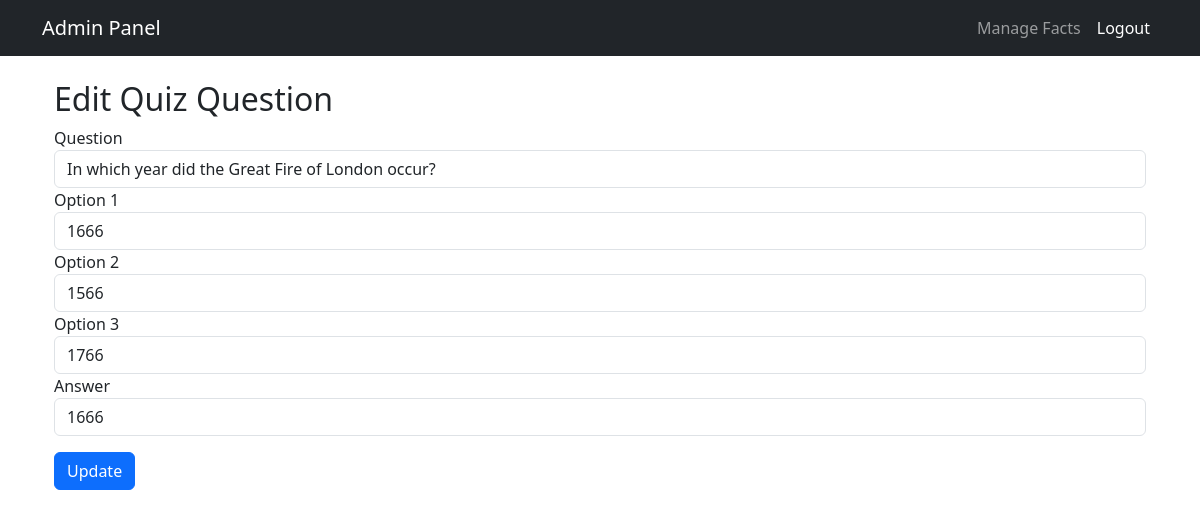
Screenshot of /admin/edit_quiz/1 (signed in) with the database file from the repository.
### app.py (models this page shows)
class Quiz(db.Model):
    id = db.Column(db.Integer, primary_key=True)
    question = db.Column(db.String(500), nullable=False)
    option1 = db.Column(db.String(200), nullable=False)
    option2 = db.Column(db.String(200), nullable=False)
    option3 = db.Column(db.String(200), nullable=False)
    answer = db.Column(db.String(200), nullable=False)

### app.py (the view, shortened to what this page needs)
@app.route('/admin/edit_quiz/<int:quiz_id>', methods=['GET', 'POST'])
@login_required
def edit_quiz(quiz_id):
    quiz = Quiz.query.get_or_404(quiz_id)
    if current_user.role != 'admin':
        flash("Unauthorized access!", "danger")
        return redirect(url_for('admin_dashboard'))
    return render_template('admin/edit_quiz.html', quiz=quiz)

### app.py (called while the page is built)
@login_manager.user_loader
def load_user(user_id):
    return User.query.get(int(user_id))

### templates/admin/edit_quiz.html
{% extends 'admin_base.html' %}
{% block content %}
<div class="container mt-4">
    <h2>Edit Quiz Question</h2>
    <form method="POST">
        <div class="form-group">
            <label>Question</label>
            <input type="text" name="question" class="form-control" value="{{ quiz.question }}" required>
        </div>
        <div class="form-group">
            <label>Option 1</label>
            <input type="text" name="option1" class="form-control" value="{{ quiz.option1 }}" required>
        </div>
        <div class="form-group">
            <label>Option 2</label>
            <input type="text" name="option2" class="form-control" value="{{ quiz.option2 }}" required>
        </div>
        <div class="form-group">
            <label>Option 3</label>
            <input type="text" name="option3" class="form-control" value="{{ quiz.option3 }}" required>
        </div>
        <div class="form-group">
            <label>Answer</label>
            <input type="text" name="answer" class="form-control" value="{{ quiz.answer }}" required>
        </div>
        <button type="submit" class="btn btn-primary mt-3">Update</button>
    </form>
</div>
{% endblock %}

### rows the page displays
Quiz: question "In which year did the Great Fire of London occur?", option1 "1666", option2 "1566", option3 "1766", answer "1666"
